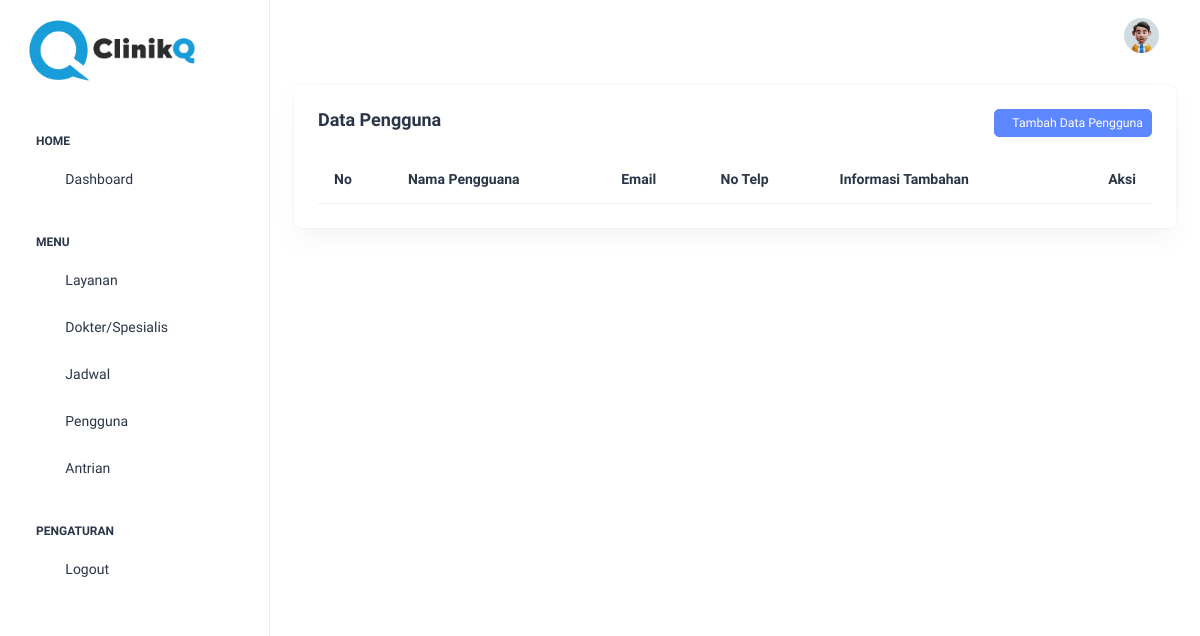
Page /index.php/pengguna on the earlier database version.
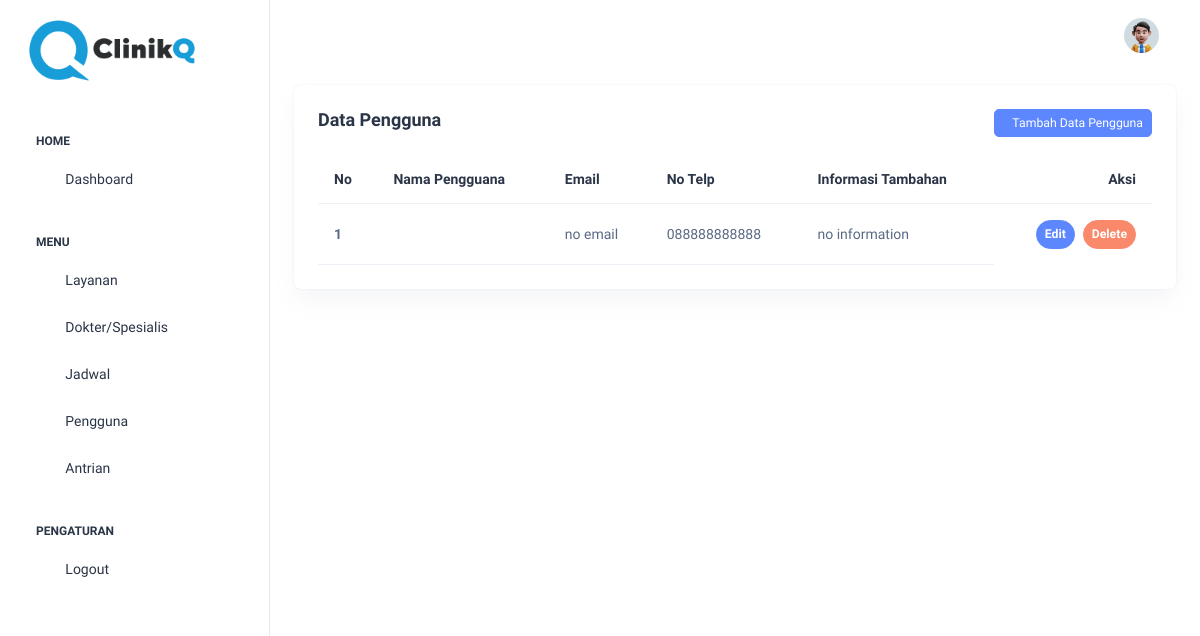
Same page on the later database version.
### tables this page shows
CREATE TABLE `pengguna` (
  `id_pengguna` int(11) NOT NULL,
  `pengguna` varchar(50) NOT NULL,
  `alamat` varchar(100) NOT NULL,
  `email` varchar(50) NOT NULL,
  `no_hp` varchar(15) NOT NULL,
  `informasi` varchar(128) DEFAULT NULL
);

### application/controllers/pengguna.php (called while the page is built, shortened)
<?php
class Pengguna extends CI_Controller
{
    public function index()
    {
        $data['pengguna'] = $this->m_pengguna->tampilkan_data()->result();
        $this->load->view('templates/header');
        $this->load->view('templates/sidebar');
        $this->load->view('templates/topbar');
        $this->load->view('pengguna/pengguna_data', $data);
        $this->load->view('templates/footer');
    }
}

### index.php (called while the page is built, shortened)
<?php
require_once BASEPATH . 'core/CodeIgniter.php';

### application/models/m_pengguna.php (called while the page is built, shortened)
<?php
class M_pengguna extends CI_Model
{
    function tampilkan_data()
    {
        return $this->db->get('pengguna');
    }
}

### application/views/pengguna/pengguna_data.php (the view, shortened to what this page needs)
<div class="col-lg-12 d-flex align-items-stretch">
    <div class="card w-100">
        <div class="card-body p-4">
            <h5 class="card-title fw-semibold mb-4">Data Pengguna <a href="<?= base_url('pengguna/tambah') ?>"
                    class="btn btn-primary btn-sm float-end"><i class="ti ti-plus"></i>Tambah Data
                    Pengguna</a></h5>
            <div class="table-responsive">
                <table class="table text-nowrap mb-0 align-middle">
                    <thead class="text-dark fs-4">
                        <tr>
                            <th>
                                <h6 class="fw-semibold mb-0">No</h6>
                            </th>
                            <th>
                                <h6 class="fw-semibold mb-0">Nama Pengguana</h6>
                            </th>
                            <th>
                                <h6 class="fw-semibold mb-0">Email</h6>
                            </th>
                            <th>
                                <h6 class="fw-semibold mb-0">No Telp</h6>
                            </th>
                            <th>
                                <h6 class="fw-semibold mb-0">Informasi Tambahan</h6>
                            </th>
                            <th>
                                <h6 class="fw-semibold mb-0 float-end">Aksi</h6>
                            </th>
                        </tr>
                    </thead>
                    <tbody>
                        <?php
                        $no = 1;
                        foreach ($pengguna as $p): ?>
                            <tr>
                                <th scope="row">
                                    <?= $no++ ?>
                                </th>
                                <td>
                                </td>
                                <td>
                                    <?= $p->email ?>
                                </td>
                                <td>
                                    <?= $p->no_hp ?>
                                </td>
                                <td>
                                    <?= $p->informasi ?>
                                </td>
                                <td class="border-bottom-0 float-end">
                                    <div class="d-flex align-items-center gap-2">
                                        <a href="<?= base_url('pengguna/edit/') . $p->id_pengguna ?>"
                                            class="btn btn-primary btn-sm rounded-5 fw-semibold">Edit</a>
                                        <a href="<?= base_url('pengguna/hapus/') . $p->id_pengguna ?>"
                                            class="btn btn-danger btn-sm rounded-5 fw-semibold">Delete</a>
                                    </div>
                                </td>
                            </tr>
                        <?php endforeach; ?>
                    </tbody>
                </table>
            </div>
        </div>
    </div>
</div>
</div>

Differences in the rows shown:
added pengguna: email "no email", no_hp "088888888888", informasi "no information"
